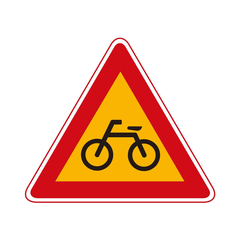
#> input picture tools/sign_art/bicycle.png, 240 x 240 px
$ python -i make_sign_art.py   (imports and definitions only)
#> lines starting #> are read from the running program, lines starting #| are printed output that depends on the picture; after the words box and inside, x2 and y2 are one past the last pixel; in counts of white or black regions, pixels touching at a corner belong together
#> further down, picture is the input picture: PIL image 240x240 RGB; mean R, G, B 242.3, 205.7, 189
#!/usr/bin/env python3
"""
make_sign_art.py - Cluster Info's road sign pictures for the HUD (apps/akakingj_cluster_info/sign_art.js).

The pictures are South Korea's road signs (도로교통법 시행규칙 별표 6; Government of the Republic of Korea, free to use
as public works under Article 24-2 of the Korean Copyright Act), as the owner downloaded them (Nov 27 2026; the same
designs as Wikipedia's "Road signs in South Korea"), kept here 240 px wide in tools/sign_art/<name>.png.

Each is cut out along the outside of its thick red edge (the thin outer line and the white rim dropped: on the HUD
white is light, the ground around a sign must be clear), shrunk to the HUD's size (overlay.js SIGNS: h high, as BMW's limit sign; at most wmax wide) and
written as raw RGBA, deflated and in base64, to sign_art.js. "danger" (140, "!") is made from another warning sign:
its picture painted out and a "!" drawn in.

    python3 tools/make_sign_art.py                 # from tools/sign_art/*.png
    python3 tools/make_sign_art.py --import DIR    # first: DIR/<name>.jpg (the downloads) -> tools/sign_art/<name>.png
"""
import base64
import json
import re
import sys
import zlib
from pathlib import Path

import numpy as np
from PIL import Image, ImageDraw, ImageFont
from scipy import ndimage

ROOT = Path(__file__).resolve().parent.parent
SRC = ROOT / 'tools' / 'sign_art'
OUT = ROOT / 'apps' / 'akakingj_cluster_info' / 'sign_art.js'
OVERLAY = ROOT / 'apps' / 'akakingj_cluster_info' / 'overlay.js'
# AK Cluster Layouts' warning signs (KO 1, KO 2: layout_common.js WARN): one atlas, every sign WARN.h high
ATLAS = ROOT / 'apps' / 'akakingj_cluster_layouts' / 'sign_atlas.js'
COMMON = ROOT / 'apps' / 'akakingj_cluster_layouts' / 'layout_common.js'

# the signs used (the camera's types map to these in signs.js)
NAMES = ['slippery', 'traffic_jam', 'wild_animal', 'downhill', 'uphill', 'curve_right', 'curve_left',
         'double_bend_right', 'double_bend_left', 'road_works', 'crosswalk', 'children', 'bicycle', 'speed_hump',
         'bumpy_road', 'crosswind', 'bridge', 'railway', 'traffic_lights', 'roundabout', 'riverside',
         'give_way', 'stop', 'no_entry', 'no_cars', 'no_stopping',
         # no passing: the car's head-up display shows it itself, but on the cluster AK Cluster Layouts covers BMW's own
         # signs - so Layouts' atlas has it (the owner, 2026-11-28)
         'no_passing']
# (Nov 28 2026) only the pictures one of the 79 types of the car's catalog uses (tools/known_sign_types.json, shared/
# road_signs.js KNOWN): falling_rocks, tunnel, merge_left / merge_right, slow, no_u_turn, no_left_turn, no_right_turn,
# no_straight, no_parking, keep_distance_50m, one_way and unprotected_left are left out (their PNGs stay in
# tools/sign_art/: put back here if another firmware's camera names one); a type with no picture draws 위험 ("!")

# speed cameras (Nov 28 2026; shared/road_signs.js CAMERAS): drawn here after South Korea's enforcement signs (단속중,
# 이동식 단속중; yellow, a camera), without the English line (unreadable 60 px high), kept as tools/sign_art/camera_*.png
CAMERAS = ['camera_fixed', 'camera_mobile', 'camera_section']
CJK = '/usr/share/fonts/opentype/noto/NotoSansCJK-Bold.ttc'
YEL, INK = (255, 204, 0, 255), (26, 24, 22, 255)


# [59 lines left out: functions _camera, _text, camera_sign, cameras, box_from_overlay, not called in this run]


# not in Layouts' atlas: the cluster shows the warning signs only (the yellow triangles)
# (Nov 28 2026: Layouts shows the signs the HUD does - give way, stop, no entry, no cars, no stopping too, the owner -
# so its atlas has them all; this set is left empty, kept for a picture the cluster should not have)
REGULATORY = set()


# [35 lines left out: functions warn_h, atlas, import_dir, not called in this run]


def cut(im):
    """The sign along the outside of its thick red edge: RGBA, cropped to it."""
    a = np.asarray(im.convert('RGB')).astype(int)
    r, g, b = a[..., 0], a[..., 1], a[..., 2]
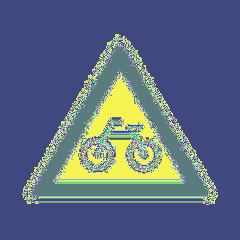
#> r: shape (240, 240) int64; 233 distinct labels, from 9 to 255; one colour per label, 0 black
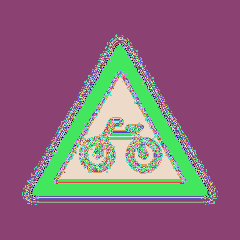
#> g: shape (240, 240) int64; 256 distinct labels, from 0 to 255; one colour per label, 0 black
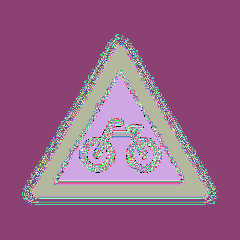
#> b: shape (240, 240) int64; 254 distinct labels, from 0 to 255; one colour per label, 0 black
    red = (r > 150) & (g < 100) & (b < 100)
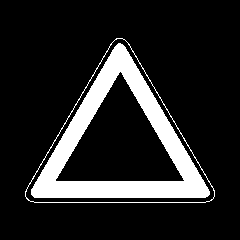
#> red: shape (240, 240) bool; 14.7% white; 2 white regions, box (x1, y1, x2, y2) and area: (31, 43, 210, 198) 7908, (25, 38, 215, 203) 570
    blue = (b > 110) & (r < 60) & (g < 110)
#> blue: shape (240, 240) bool; every value is 0
    if red.sum() < blue.sum() * 0.5:                  # a blue sign (one way, unprotected left turn): its blue edge
        red = blue
    k = max(2, round(im.width / 110))                     # the thin outer line (~1 % of the width) goes, the edge stays
#> k = 2
    yy, xx = np.mgrid[-k:k + 1, -k:k + 1]
    disk = (xx * xx + yy * yy) <= k * k
    edge = ndimage.binary_opening(red, structure=disk)
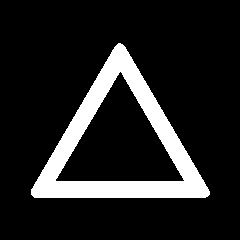
#> edge: shape (240, 240) bool; 13.7% white; 1 white region, box (x1, y1, x2, y2) and area: (31, 43, 210, 198) 7908
    lab, n = ndimage.label(edge)
#> n = 1
    if not n:
        raise ValueError('no red edge')
    edge = lab == (1 + int(np.argmax(ndimage.sum(edge, lab, range(1, n + 1)))))
    shape = ndimage.binary_fill_holes(edge)
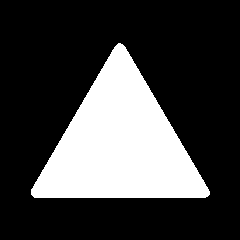
#> shape: shape (240, 240) bool; 26% white; 1 white region, box (x1, y1, x2, y2) and area: (31, 43, 210, 198) 14953
    ys, xs = np.nonzero(shape)
#> ys = 14953 values from 43 to 197; xs = 14953 values, max 209 at index 13891, min 31 at index 13357, mean 119.6
    y0, y1, x0, x1 = ys.min(), ys.max() + 1, xs.min(), xs.max() + 1
#> y0 = 43; y1 = 198; x0 = 31; x1 = 210
    rgba = np.dstack([a, (shape * 255)]).astype(np.uint8)[y0:y1, x0:x1]
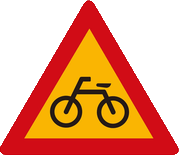
#> rgba: shape (155, 179, 4); mean R, G, B, A 229.5, 155.9, 121.1, 137.4; transparent parts drawn white
    return Image.fromarray(rgba, 'RGBA')


# [90 lines left out: functions danger, shrink, main, not called in this run]


# [2 lines not run here, left out]

>>> from PIL import Image
>>> picture = Image.open('sign_art/bicycle.png')
>>> result = cut(picture)
